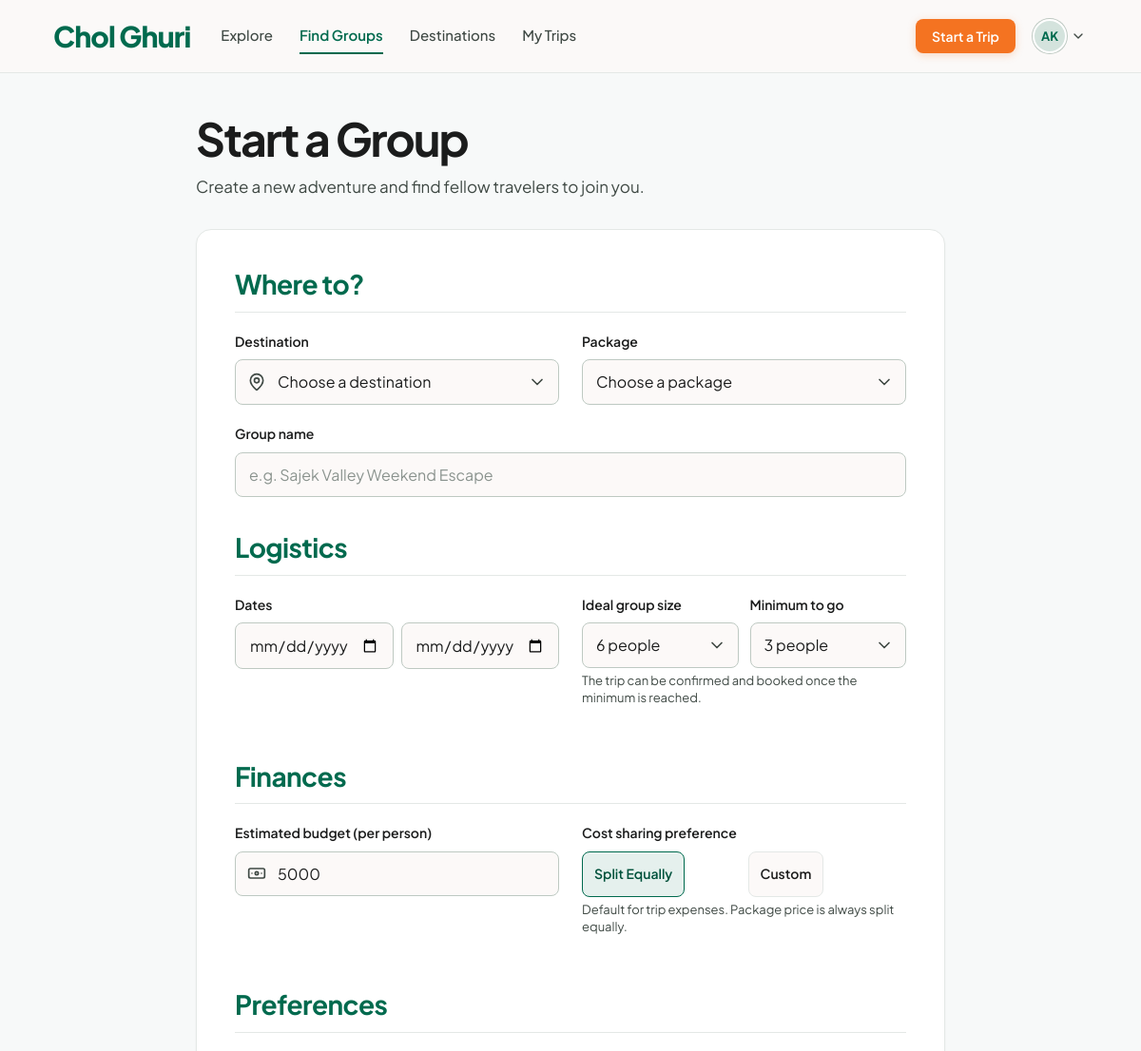
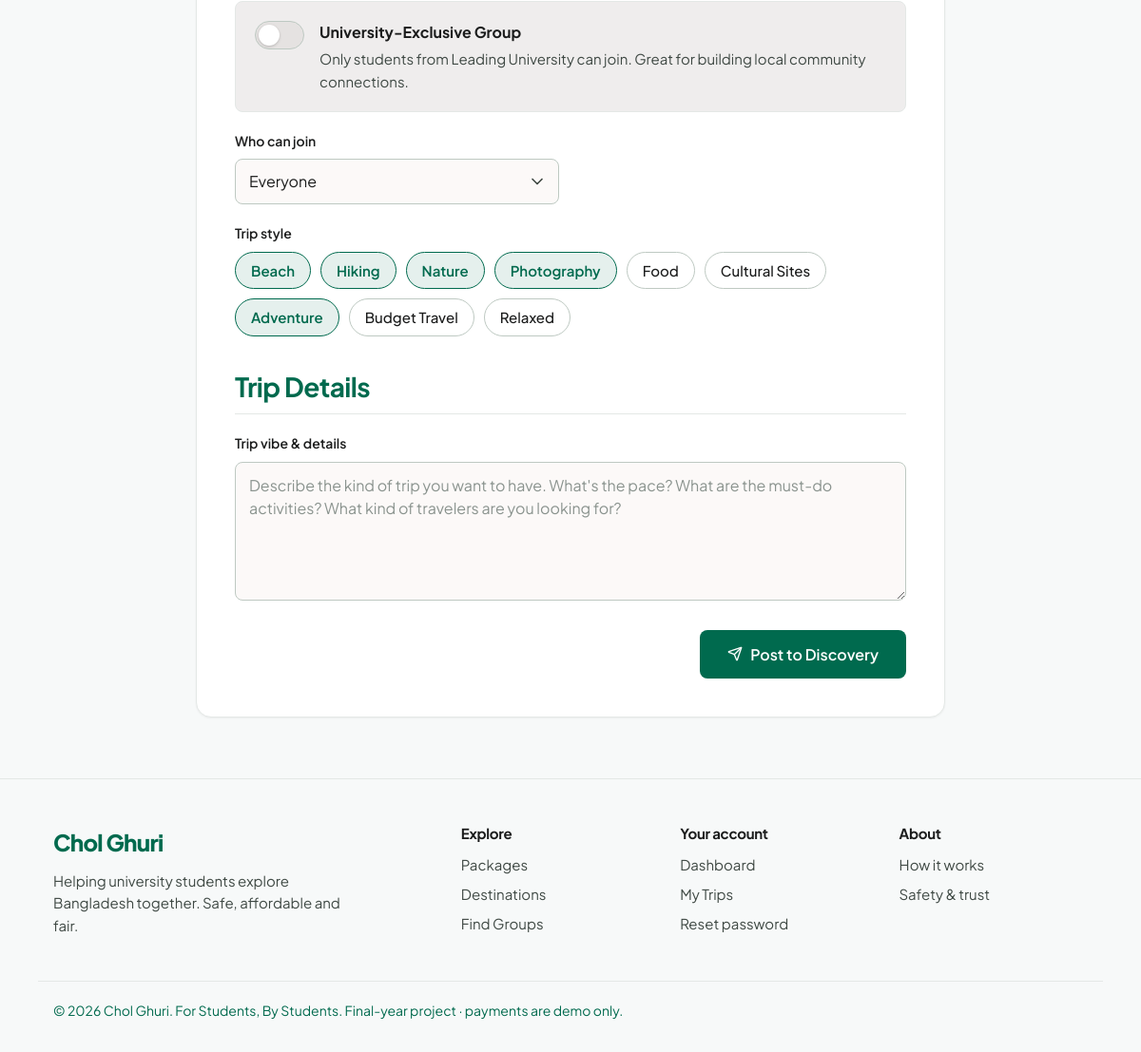
Page /create-group.php (signed in) on the committed database (2 pictures, top to bottom).
### tables this page shows
CREATE TABLE users (
    id                     INT AUTO_INCREMENT PRIMARY KEY,
    university_id          INT          NULL,              
    full_name              VARCHAR(100) NOT NULL,
    email                  VARCHAR(150) NOT NULL UNIQUE,
    password_hash          VARCHAR(255) NOT NULL,
    role                   ENUM('student','admin') NOT NULL DEFAULT 'student',
    email_verified_at      DATETIME NULL,                  
    verify_token_hash      CHAR(64) NULL,
    verify_token_expires   DATETIME NULL,
    verify_sent_at         DATETIME NULL,
    reset_token_hash       CHAR(64) NULL,
    reset_token_expires    DATETIME NULL,
    remember_token_hash    CHAR(64) NULL,
    remember_token_expires DATETIME NULL,
    is_blocked             TINYINT(1) NOT NULL DEFAULT 0,
    last_login_at          DATETIME NULL,
    created_at             TIMESTAMP NOT NULL DEFAULT CURRENT_TIMESTAMP,

    INDEX (verify_token_hash),
    INDEX (reset_token_hash),
    INDEX (remember_token_hash),
    FOREIGN KEY (university_id) REFERENCES universities(id) ON DELETE SET NULL
);

CREATE TABLE student_profiles (
    user_id             INT PRIMARY KEY,
    gender              ENUM('male','female','other') NULL,    
    phone               VARCHAR(20)   NULL,
    city                VARCHAR(60)   NULL,
    bio                 TEXT          NULL,
    profile_photo       VARCHAR(255)  NULL,
    budget_min          DECIMAL(10,2) NULL,
    budget_max          DECIMAL(10,2) NULL,
    group_size_min      TINYINT       NULL,
    group_size_max      TINYINT       NULL,
    trip_type_pref      ENUM('any','day_trip','overnight','eco_tour') NOT NULL DEFAULT 'any',
    accommodation_pref  ENUM('any','shared','private')               NOT NULL DEFAULT 'any',
    show_profile        TINYINT(1)    NOT NULL DEFAULT 1,
    updated_at          TIMESTAMP NOT NULL DEFAULT CURRENT_TIMESTAMP ON UPDATE CURRENT_TIMESTAMP,

    FOREIGN KEY (user_id) REFERENCES users(id) ON DELETE CASCADE
);

CREATE TABLE universities (
    id            INT AUTO_INCREMENT PRIMARY KEY,
    name          VARCHAR(150) NOT NULL,
    short_name    VARCHAR(20)  NOT NULL,
    email_domain  VARCHAR(100) NOT NULL UNIQUE,
    city          VARCHAR(60)  NULL,
    is_active     TINYINT(1)   NOT NULL DEFAULT 1
);

CREATE TABLE tags (
    id     INT AUTO_INCREMENT PRIMARY KEY,
    name   VARCHAR(50) NOT NULL UNIQUE,
    color  ENUM('green','blue','yellow','grey') NOT NULL DEFAULT 'green'
);

### config/database.php (called while the page is built, shortened)
<?php
function db(): PDO
{
    static $pdo = null;
    if ($pdo === null) {
        $dsn = 'mysql:host=' . DB_HOST . ';dbname=' . DB_NAME . ';charset=' . DB_CHARSET;
        $options = [
            PDO::ATTR_ERRMODE            => PDO::ERRMODE_EXCEPTION,
            PDO::ATTR_DEFAULT_FETCH_MODE => PDO::FETCH_ASSOC,
            PDO::ATTR_EMULATE_PREPARES   => false,
        ];
        $pdo = new PDO($dsn, DB_USER, DB_PASS, $options);
        $pdo->exec("SET time_zone = '+06:00'");
    }
    return $pdo;
}

### includes/users.php (called while the page is built, shortened)
<?php
function find_user_by_id(int $id): ?array
{
    $stmt = db()->prepare(
        'SELECT u.*, un.name AS university_name, un.short_name AS university_short, un.email_domain AS university_domain,
                p.gender, p.phone, p.city, p.bio, p.profile_photo, p.budget_min, p.budget_max,
                p.group_size_min, p.group_size_max, p.trip_type_pref, p.accommodation_pref, p.show_profile
         FROM users u
         LEFT JOIN universities un    ON un.id = u.university_id
         LEFT JOIN student_profiles p ON p.user_id = u.id
         WHERE u.id = ?'
    );
    $stmt->execute([$id]);
    return $stmt->fetch() ?: null;
}
function all_tags(): array
{
    return db()->query('SELECT * FROM tags ORDER BY id')->fetchAll();
}
function user_tags(int $userId): array
{
    $stmt = db()->prepare(
        'SELECT t.* FROM tags t JOIN user_tags ut ON ut.tag_id = t.id WHERE ut.user_id = ? ORDER BY t.id'
    );
    $stmt->execute([$userId]);
    return $stmt->fetchAll();
}

### includes/auth.php (called while the page is built, shortened)
<?php
function current_user(): ?array
{
    static $user = false;
    if ($user === false) {
        $user = null;
        if (!empty($_SESSION['user_id'])) {
            $user = find_user_by_id((int) $_SESSION['user_id']);
        }
    }
    return $user;
}
function require_login(): array
{
    $user = current_user();
    return $user;
}

### includes/pricing.php (called while the page is built, shortened)
<?php
function package_cost_totals(int $packageId): array
{
    static $cache = [];
    if (!isset($cache[$packageId])) {
        $stmt = db()->prepare(
            "SELECT COALESCE(SUM(CASE WHEN cost_type = 'shared'     THEN amount END), 0) AS shared,
                    COALESCE(SUM(CASE WHEN cost_type = 'per_person' THEN amount END), 0) AS per_person
             FROM package_costs WHERE package_id = ?"
        );
        $stmt->execute([$packageId]);
        $cache[$packageId] = array_map('floatval', $stmt->fetch());
    }
    return $cache[$packageId];
}

### create-group.php (the view, shortened to what this page needs)
<?php
$me = require_login();
$packages     = db()->query(
    'SELECT p.*, d.name AS destination_name FROM packages p JOIN destinations d ON d.id = p.destination_id
     WHERE p.is_active = 1 ORDER BY d.name, p.title'
)->fetchAll();
$packagesById = array_column($packages, null, 'id');
$allTags      = all_tags();
$prePackage = $packagesById[int_param($_GET, 'package')] ?? null;
$form = [
    'destination_id'  => $prePackage['destination_id'] ?? int_param($_GET, 'destination'),
    'package_id'      => $prePackage['id'] ?? 0,
    'title'           => '',
    'start_date'      => valid_date($_GET['start'] ?? '') ? $_GET['start'] : '',
    'end_date'        => valid_date($_GET['end'] ?? '') ? $_GET['end'] : '',
    'max_members'     => 6,
    'min_members'     => 3,
    'budget_max'      => int_param($_GET, 'budget') ?: ($me['budget_max'] ? (int) $me['budget_max'] : ''),
    'cost_sharing'    => 'equal',
    'university_only' => 0,
    'gender_rule'     => 'any',
    'tags'            => array_map('intval', array_column(user_tags((int) $me['id']), 'id')),
    'description'     => '',
];
require_once __DIR__ . '/includes/header.php';
?>
<div class="container container-form">
    <div class="page-head">
        <h1 class="display-title">Start a Group</h1>
        <p>Create a new adventure and find fellow travelers to join you.</p>
    </div>
    <form class="card form-card" method="post" novalidate id="create-group-form">
        <h2 class="form-section-title">Where to?</h2>
        <div class="form-row">
            <div class="form-group">
                <label for="destination_id">Destination</label>
                <div class="input-wrap">
                    <select class="input" id="destination_id" name="destination_id" required>
                        <option value="">Choose a destination</option>
                    </select>
                </div>
            </div>
            <div class="form-group">
                <label for="package_id">Package</label>
                <select class="input" id="package_id" name="package_id" required>
                    <option value="">Choose a package</option>
                    <?php foreach ($packages as $p): $t = package_cost_totals((int) $p['id']); ?>
                    <?php endforeach; ?>
                </select>
            </div>
        </div>
        <div class="form-group">
            <label for="title">Group name</label>
            <input class="input" id="title" name="title" value="<?= e($form['title']) ?>" placeholder="e.g. Sajek Valley Weekend Escape" maxlength="150" required>
        </div>
        <h2 class="form-section-title">Logistics</h2>
        <div class="form-row">
            <div class="form-group">
                <span class="label">Dates</span>
                <div class="date-pair">
                    <input class="input" type="date" name="start_date" aria-label="Start date" min="<?= date('Y-m-d', strtotime('+1 day')) ?>" value="<?= e($form['start_date']) ?>" required>
                    <input class="input" type="date" name="end_date" aria-label="End date" min="<?= date('Y-m-d', strtotime('+1 day')) ?>" value="<?= e($form['end_date']) ?>" required>
                </div>
            </div>
            <div class="form-group">
                <div class="form-row form-row-tight">
                    <div>
                        <label for="max_members">Ideal group size</label>
                        <select class="input" id="max_members" name="max_members">
                            <?php for ($n = 2; $n <= 12; $n++): ?>
                                <option value="<?= $n ?>" <?= (int) $form['max_members'] === $n ? 'selected' : '' ?>><?= $n ?> people</option>
                            <?php endfor; ?>
                        </select>
                    </div>
                    <div>
                        <label for="min_members">Minimum to go</label>
                        <select class="input" id="min_members" name="min_members">
                            <?php for ($n = 2; $n <= 12; $n++): ?>
                                <option value="<?= $n ?>" <?= (int) $form['min_members'] === $n ? 'selected' : '' ?>><?= $n ?> people</option>
                            <?php endfor; ?>
                        </select>
                    </div>
                </div>
                <div class="field-help">The trip can be confirmed and booked once the minimum is reached.</div>
            </div>
        </div>
        <h2 class="form-section-title">Finances</h2>
        <div class="form-row">
            <div class="form-group">
                <label for="budget_max">Estimated budget (per person)</label>
                <div class="input-wrap">
                    <input class="input" type="number" id="budget_max" name="budget_max" min="100" step="100" value="<?= e((string) $form['budget_max']) ?>" placeholder="e.g. 5000" required>
                </div>
            </div>
            <fieldset class="form-group">
                <legend class="label">Cost sharing preference</legend>
                <div class="segmented">
                    <label><input type="radio" name="cost_sharing" value="equal" <?= $form['cost_sharing'] === 'equal' ? 'checked' : '' ?>><span>Split Equally</span></label>
                    <label><input type="radio" name="cost_sharing" value="custom" <?= $form['cost_sharing'] === 'custom' ? 'checked' : '' ?>><span>Custom</span></label>
                </div>
                <div class="field-help">Default for trip expenses. Package price is always split equally.</div>
            </fieldset>
        </div>
        <h2 class="form-section-title">Preferences</h2>
        <div class="toggle-box">
            <label class="switch"><input type="checkbox" name="university_only" value="1" <?= $form['university_only'] ? 'checked' : '' ?>><span class="switch-track"></span></label>
            <div>
                <strong>University-Exclusive Group</strong>
                <p>Only students from <?= e($me['university_name'] ?? 'your university') ?> can join. Great for building local community connections.</p>
            </div>
        </div>
        <div class="form-row">
            <div class="form-group">
                <label for="gender_rule">Who can join</label>
                <select class="input" id="gender_rule" name="gender_rule">
                    <option value="any" <?= $form['gender_rule'] === 'any' ? 'selected' : '' ?>>Everyone</option>
                </select>
            </div>
        </div>
        <fieldset class="form-group">
            <legend class="label">Trip style</legend>
            <div class="tag-picker">
                <?php foreach ($allTags as $tag): ?>
                    <label class="tag-option"><input type="checkbox" name="tags[]" value="<?= $tag['id'] ?>" <?= in_array((int) $tag['id'], $form['tags'], true) ? 'checked' : '' ?>><span><?= e($tag['name']) ?></span></label>
                <?php endforeach; ?>
            </div>
        </fieldset>
        <h2 class="form-section-title">Trip Details</h2>
        <div class="form-group">
            <label for="description">Trip vibe &amp; details</label>
            <textarea class="input" id="description" name="description" rows="5" maxlength="2000"
                      placeholder="Describe the kind of trip you want to have. What's the pace? What are the must-do activities? What kind of travelers are you looking for?"><?= e($form['description']) ?></textarea>
        </div>
        <div class="form-actions">
            <button class="btn btn-primary btn-lg" type="submit"><?= icon('send', 'icon-sm') ?> Post to Discovery</button>
        </div>
    </form>
</div>
<?php require_once __DIR__ . '/includes/footer.php'; ?>

### includes/functions.php (shortened to what this page needs)
<?php
function e(?string $text): string
{
    return htmlspecialchars($text ?? '', ENT_QUOTES, 'UTF-8');
}
function int_param(array $source, string $key): int
{
    return isset($source[$key]) && is_numeric($source[$key]) ? (int) $source[$key] : 0;
}
function valid_date(?string $date): bool
{
    if (!is_string($date) || !preg_match('/^\d{4}-\d{2}-\d{2}$/', $date)) {
        return false;
    }
    [$y, $m, $d] = array_map('intval', explode('-', $date));
    return checkdate($m, $d, $y);
}
function icon(string $name, string $class = ''): string
{
    static $cache = [];
    if (!isset($cache[$name])) {
        $file = __DIR__ . '/../assets/icons/' . basename($name) . '.svg';
        $svg  = is_file($file) ? file_get_contents($file) : '';
        $svg  = trim(preg_replace('//s', '', $svg));
        $svg  = preg_replace_callback('/^<svg[^>]*>/', function ($m) {
            return preg_replace('/\s(width|height|class)="[^"]*"/', '', $m[0]);
        }, $svg);
        $cache[$name] = $svg;
    }
    $classes = trim('icon ' . $class);
    return str_replace('<svg', '<svg class="' . e($classes) . '" aria-hidden="true"', $cache[$name]);
}
function initials(string $name): string
{
    $parts = preg_split('/\s+/', trim($name));
    $first = mb_substr($parts[0] ?? '', 0, 1);
    $last  = count($parts) > 1 ? mb_substr(end($parts), 0, 1) : '';
    return mb_strtoupper($first . $last);
}
function avatar(?string $photo, string $name, string $size = 'md'): string
{
    return '<span class="avatar avatar-' . e($size) . ' avatar-initials" aria-label="' . e($name) . '">' . e(initials($name)) . '</span>';
}

### rows in the picture
users: full_name "AK", budget_max "5000", university.name "Leading University"
student_profiles: max_members "6 people"
tags: name "Beach"
tags: name "Hiking"
tags: name "Nature"
tags: name "Photography"
tags: name "Food"
tags: name "Cultural Sites"
tags: name "Adventure"
tags: name "Budget Travel"
tags: name "Relaxed"

### other values in the picture
APP_NAME "Chol Ghuri"
$label "Explore"
$label "Find Groups"
$label "Destinations"
$label "My Trips"
form field min_members "3 people"
